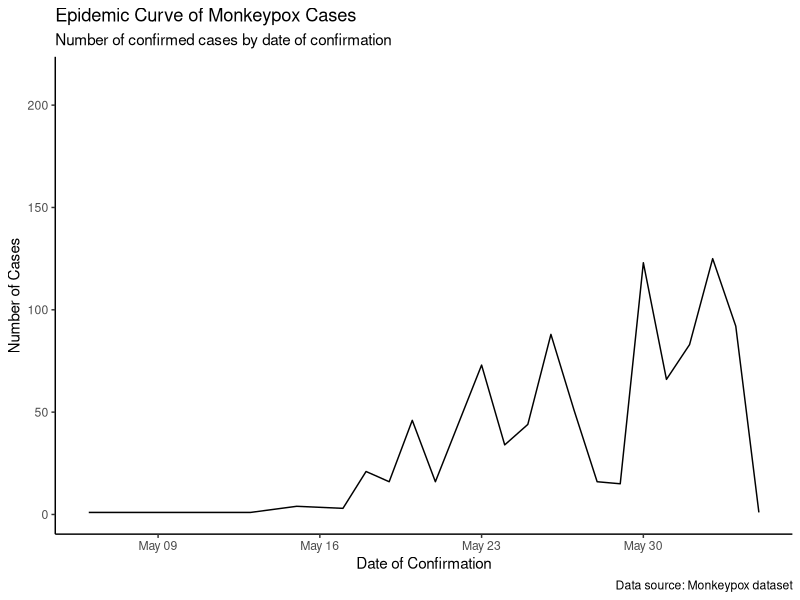
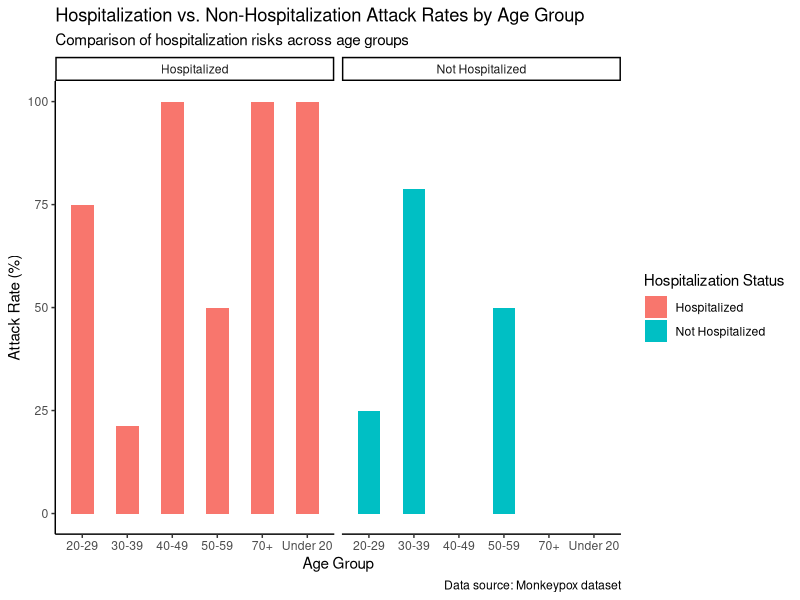
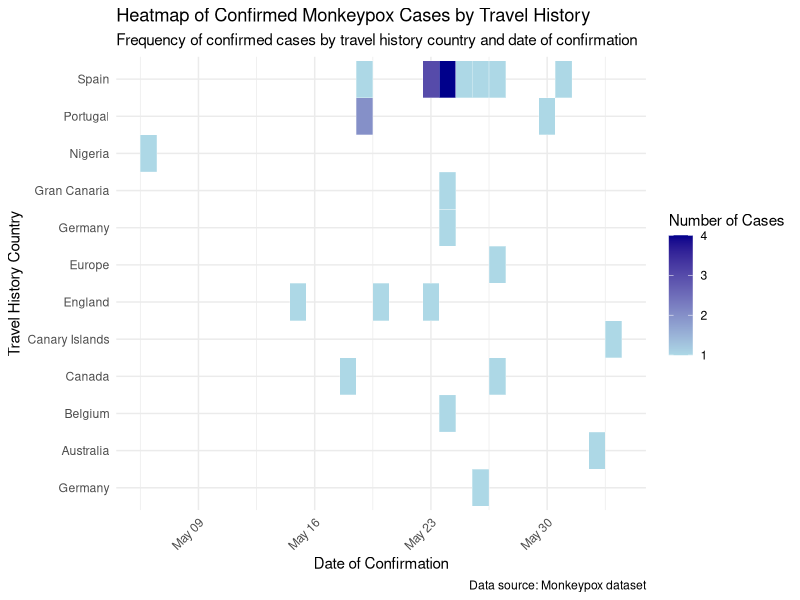

Here is the R script that generated these plots, in order:
## ---- chunk 1
if (!require(tidyverse)) {install.packages("tidyverse"); library(tidyverse)}
if (!require(knitr)) {install.packages("knitr"); library(knitr)}
dataset <- read.csv("data/Monkeypox.csv")
## ---- chunk 2
# 1. Clean and standardize the Age column
dataset_clean <- dataset |> 
  dplyr::mutate(Age = as.character(Age)) |> 
  dplyr::mutate(Age = ifelse(Age %in% c("CAN", "NA"), NA, Age)) |> 
  dplyr::mutate(Age = dplyr::case_when(
    Age == "14" ~ 14,
    Age == "15-19" ~ 17,
    Age == "20-24" ~ 22,
    Age == "20-44" ~ 32,
    Age == "20-64" ~ 42,
    Age == "25-29" ~ 27,
    Age == "25-44" ~ 35,
    Age == "<40" ~ 25,
    Age == "30-34" ~ 32,
    Age == "30-39" ~ 34,
    Age == "30-59" ~ 44,
    Age == "35-39" ~ 37,
    Age == "40-44" ~ 42,
    Age == "40-45" ~ 43,
    Age == "40-49" ~ 45,
    Age == "45-49" ~ 47,
    Age == "50-54" ~ 52,
    Age == "50-59" ~ 55,
    Age == "55-59" ~ 57,
    Age == "60-64" ~ 62,
    Age == "65-69" ~ 67,
    Age == "70-74" ~ 72,
    TRUE ~ as.numeric(Age)  # Convert any remaining single-age values to numeric
  ))

dataset_clean <- dataset_clean |> 
  dplyr::mutate(Age_Group = dplyr::case_when(
    Age < 20 ~ "Under 20",
    Age >= 20 & Age < 30 ~ "20-29",
    Age >= 30 & Age < 40 ~ "30-39",
    Age >= 40 & Age < 50 ~ "40-49",
    Age >= 50 & Age < 60 ~ "50-59",
    Age >= 60 & Age < 70 ~ "60-69",
    Age >= 70 ~ "70+",
    TRUE ~ "NA"
  ))

# 2. Filter to focus on confirmed cases with travel history data
dataset_filtered <- dataset_clean |> 
  dplyr::filter(Status == "confirmed" & !is.na(Travel_history_country) & 
                  Travel_history_country != "Unknown" & Travel_history_country != "")

# 3. Count the number of cases per country of identification and per travel history location
location_counts <- dataset_filtered |> 
  dplyr::count(Country, Travel_history_country, name = "case_count")

# 4. Separate travel history Countries into individual rows if there are multiple locations in one entry
monkeypox_separated <- dataset_filtered |> 
  tidyr::separate_rows(Travel_history_country, sep = ";")
## ---- chunk 3
# 1. Drawing Epidemic Curve
dataset_clean <- dataset_clean |> 
  dplyr::filter(!is.na(Date_confirmation)) |> 
  dplyr::mutate(Date_confirmation = as.Date(Date_confirmation, format = "%Y/%m/%d"))
  

epidemic_data <- dataset_clean |> 
  dplyr::count(Date_confirmation, name = "case_count")

invisible(Sys.setlocale("LC_TIME", "C")) # Set date in English

ggplot(epidemic_data, aes(x = Date_confirmation, y = case_count)) +
  geom_line() +
  labs(
    title = "Epidemic Curve of Monkeypox Cases",
    subtitle = "Number of confirmed cases by date of confirmation",
    x = "Date of Confirmation",
    y = "Number of Cases",
    caption = "Data source: Monkeypox dataset"
  ) +
  theme_classic()

# 2. Relationship between hospitalization and age groups
## i. Calculate total case counts by Age Group
age_group_totals <- dataset_clean |> 
  dplyr::count(Age_Group, name = "total_cases")

## ii. Calculate hospitalization counts by Age Group
hospitalization_data <- dataset_clean |> 
  dplyr::filter(Age_Group != "NA" & `Hospitalised..Y.N.NA.` %in% c("Y", "N")) |> 
  dplyr::count(Age_Group, `Hospitalised..Y.N.NA.`, name = "case_count") |> 
  dplyr::mutate(`Hospitalised..Y.N.NA.` = dplyr::case_when(
    `Hospitalised..Y.N.NA.` == "Y" ~ "Hospitalized",
    `Hospitalised..Y.N.NA.` == "N" ~ "Not Hospitalized",
    TRUE ~ "Unknown"
  ))

## iii. Merge total cases and hospitalized cases, then calculate hospitalization rate
hospitalization_rates <- hospitalization_data |> 
  dplyr::group_by(Age_Group) |> 
  dplyr::mutate(total_cases = sum(case_count),
                attack_rate = (case_count / total_cases) * 100) |> 
  dplyr::ungroup()

## iiii. Plot hospitalization and non-hospitalization rates by age group
ggplot(hospitalization_rates, aes(x = Age_Group, y = attack_rate, fill = `Hospitalised..Y.N.NA.`)) +
  geom_col(position = position_dodge(width = 0.5), width = 0.5) +
  facet_wrap(~ `Hospitalised..Y.N.NA.`) +
  labs(
    title = "Hospitalization vs. Non-Hospitalization Attack Rates by Age Group",
    subtitle = "Comparison of hospitalization risks across age groups",
    x = "Age Group",
    y = "Attack Rate (%)",
    fill = "Hospitalization Status",
    caption = "Data source: Monkeypox dataset"
  ) +
  theme_classic()

## v. Attack Rates and Chi-Square Test on Hospitalization
contingency_table <- hospitalization_data |> 
  tidyr::pivot_wider(names_from = `Hospitalised..Y.N.NA.`, values_from = case_count, values_fill = 0) |> 
  dplyr::select(Age_Group, Hospitalized, `Not Hospitalized`) |> 
  column_to_rownames(var = "Age_Group") |> 
  as.matrix()

## vi. Perform chi-square test on hospitalization vs age group
chi_square_test <- chisq.test(contingency_table)
print(chi_square_test)

# 3. Heatmap of Confirmed Cases by Travel History Country and Date of Confirmation
# Filter out unknown travel history countries
heatmap_data <- monkeypox_separated |> 
  dplyr::filter(!is.na(Travel_history_country) & Travel_history_country != "Unknown") |> 
  dplyr::count(Date_confirmation, Travel_history_country, name = "case_count")

# Convert Date_confirmation to date format
heatmap_data <- heatmap_data |> 
  dplyr::mutate(Date_confirmation = as.Date(Date_confirmation, format = "%Y/%m/%d"))

# Plot the heatmap
ggplot(heatmap_data, aes(x = Date_confirmation, y = Travel_history_country, fill = case_count)) +
  geom_tile(color = "white") +  # Adds a white border around each tile for clarity
  scale_fill_gradient(low = "lightblue", high = "darkblue") +  # Color gradient for case count
  labs(
    title = "Heatmap of Confirmed Monkeypox Cases by Travel History",
    subtitle = "Frequency of confirmed cases by travel history country and date of confirmation",
    x = "Date of Confirmation",
    y = "Travel History Country",
    fill = "Number of Cases",
    caption = "Data source: Monkeypox dataset"
  ) +
  theme_minimal() +
  theme(axis.text.x = element_text(angle = 45, hjust = 1))
